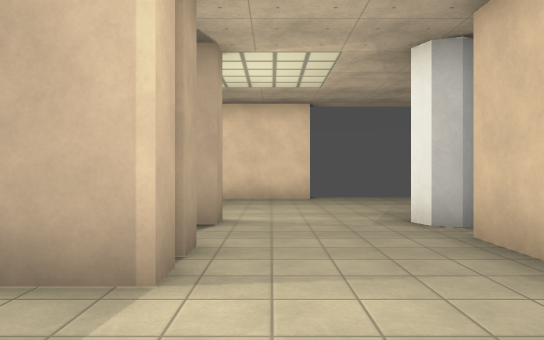
[1] (above)

19 first-person views from a walk through a Godot game level. The camera is 1.5 m above the floor, looks level and sees 70° across. The floor is counted in squares, 2 m on a side. Each view is taken from the middle of a square. On the plan, view 1 faces up. The plan holds only what a view shows up to about 12 squares ahead; the rest is blank. Flat picture figures and markers are not drawn. Some surface patterns are stand-ins.

[2]
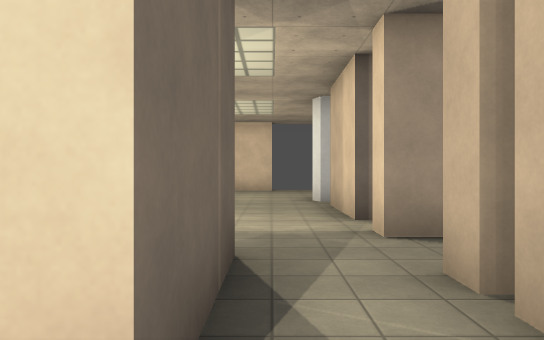

[3]
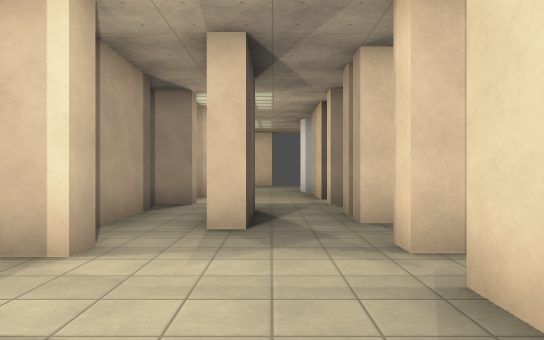

[4]
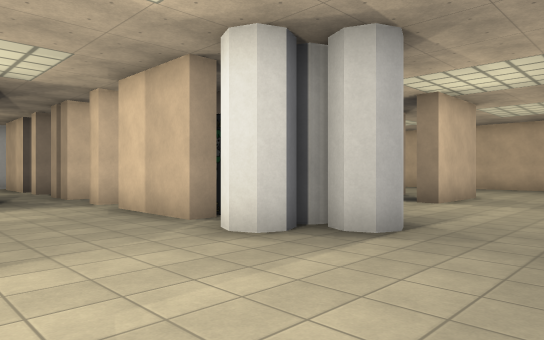

[5]
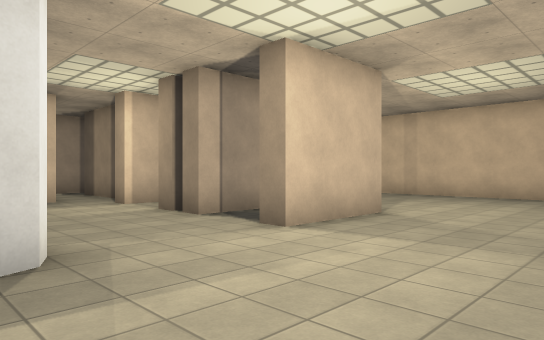

[6]
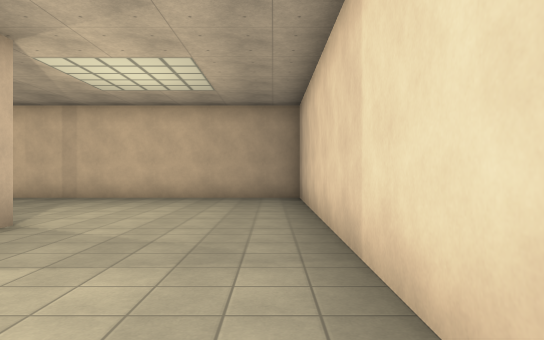

[7]
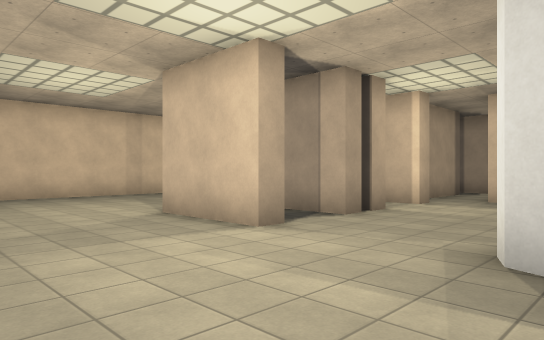

[8]
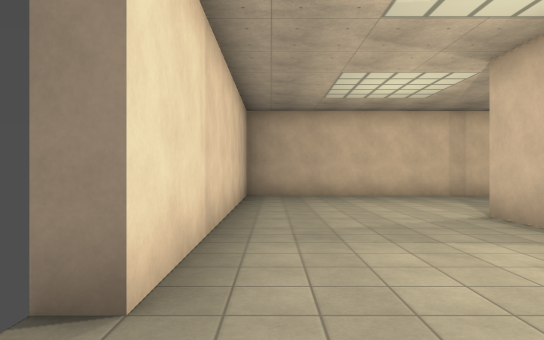

[9]
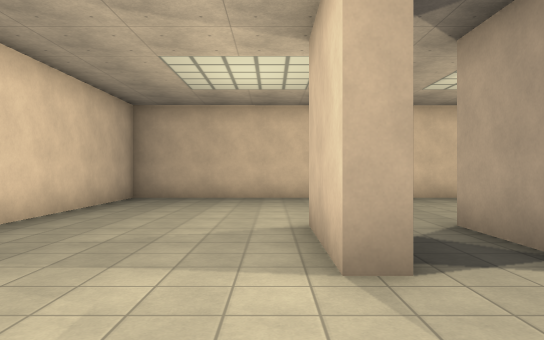

[10]
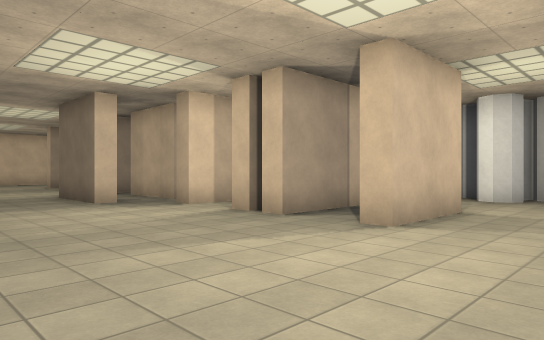

[11]
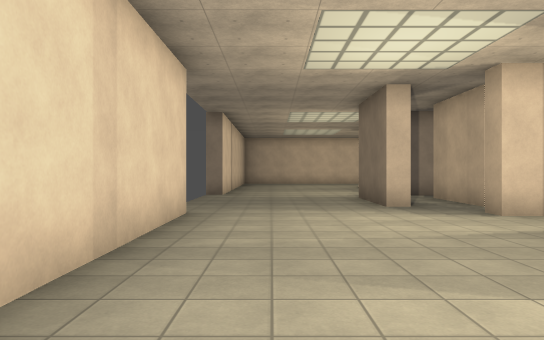

[12]
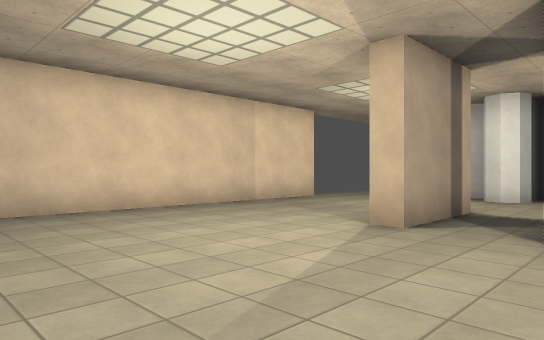

[13]
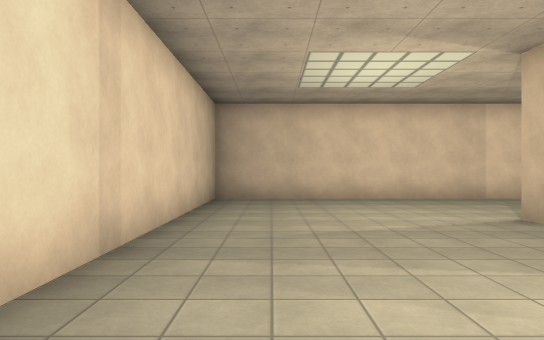

[14]
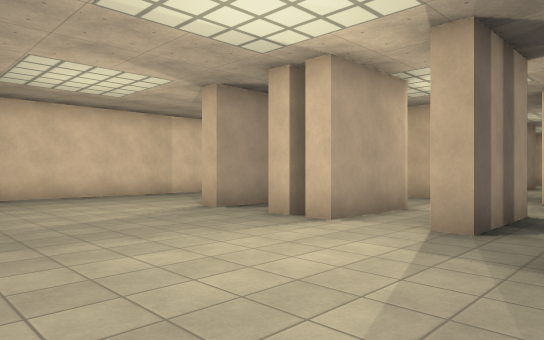

[15]
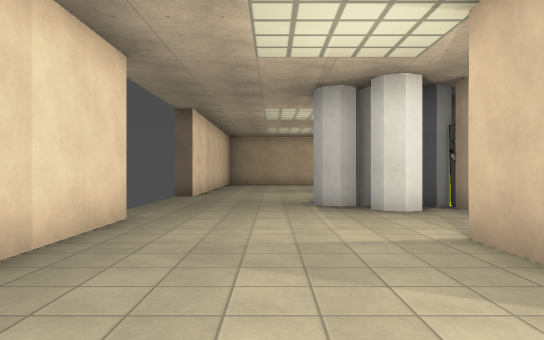

[16]
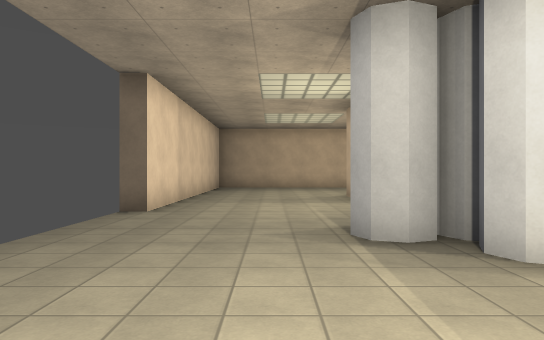

[17]
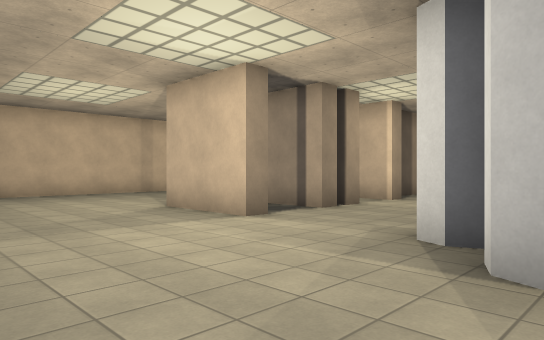

[18]
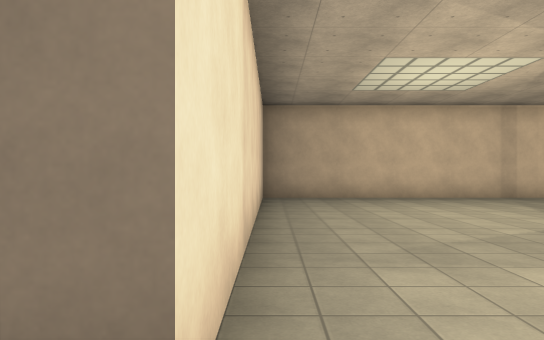

[19]
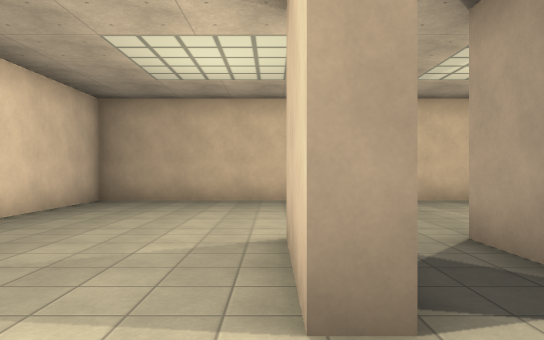

### Floor plan
Points are (right, up) in squares from view 1. A wall is a line through its corners. A room is listed if a view was taken in it or the views show most of it. See-through windows are left out.
Room 1 (view 1)
walls: (0.7, -0.6) (0.7, -3.1); (-0.7, 1) (-0.7, 0.5) (-3.2, 0.5); (3, 0.5) (2.3, 0.5) (2.3, 0.9); (2.3, -1.8) (2.3, -1.1); (2.3, 1.9) (2.3, 4.3); (-1.3, -0.5) (-1.3, -2.9); (2.3, -2.5) (2.3, -2); (-0.7, 3) (-0.7, 2.5)
ways out: opening at (-2.5, 0) to room 2; opening at (0, 2) to room 2; opening at (0.5, 3) to room 2; opening at (1.5, -2) to room 2; opening at (3.5, -0.5) to room 2
Room 2 (views 2, 3, 4, 5, 6, 7, 8, 9, 10, 11, 12, 13, 14, 15, 16, 17, 18, 19)
walls: (2.9, -2.5) (2.3, -2.5); (2.9, -4.7) (2.3, -4.7) (2.3, -4); (8.3, -2.9) (8.3, -0.6); (7.8, 0.5) (7.8, 1) (8.8, 1); (0.7, -3.1) (0.1, -3.1); (8.6, -4.7) (7.8, -4.7) (7.8, -4.1); (7.8, 2.4) (7.8, 3); (7.8, -6.8) (7.8, -6.1); (7.8, 3.2) (7.8, 3.8) (10.2, 3.8); (-0.7, -4.1) (-0.7, -4.7) (-3.2, -4.7) (-3.2, -4.1); (2.3, -7.6) (2.3, -5.5); (2.3, 4.3) (2.8, 4.3); (-0.7, -6.1) (-0.7, -6.8); (-0.7, 2.5) (-3.2, 2.5) (-3.2, 3); (10.2, -7.5) (7.8, -7.5) (7.8, -7); (-0.7, -7) (-0.7, -7.5) (-3.2, -7.5) (-3.2, -7); (7.8, 5.2) (7.8, 5.8) (10.2, 5.8); (-2.7, -3.1) (-2.7, -0.5); (-0.7, 3.9) (-0.7, 3.2); (-3.2, 0.5) (-3.2, 1); (-0.7, -8.9) (-0.7, -9.5) (-3.2, -9.5) (-3.2, -9); (10.2, -9.5) (7.8, -9.5) (7.8, -9); (-4.1, -3.1) (-4.7, -3.1) (-4.7, -0.5); (-2.8, 3.3) (-3.2, 3.3) (-3.2, 3.9); (-3.2, -6.8) (-3.2, -6.1); (-2, 5.8) (-0.7, 5.8) (-0.7, 5.3) (-3.2, 5.3) (-3.2, 5.9); (15.5, 1.1) (15.5, 10.2) (6, 10.2) (6, 10.8); (6, -13.7) (15.5, -13.7) (15.5, -6); (1, 10.2) (-8.5, 10.2) (-8.5, 0.8) (-9, 0.7); (-8.5, -4.2) (-8.5, -13.7) (1, -13.7) (1, -14.2)
ways out: opening at (-2.5, 0) to room 1; opening at (0, 2) to room 1; opening at (0.5, 3) to room 1; opening at (1.5, -2) to room 1; opening at (3.5, -0.5) to room 1; gap at (-9, 1); gap at (1, 11); gap at (6, 11); gap at (16, 1)
objects: pillar (2, -9); pillar (2, 6); pillar (3, -10); pillar (3, -9) to (4, -9); pillar (3, 5); pillar (3, 6); pillar (3, 7) to (4, 7); pillar (4, -8); other object (4, 4); pillar (5, 6)

Positions as (right, up) in squares from view 1, and headings:
1: (0, 0), facing up
2: (1, -4), facing up
3: (1, -8), facing up
4: (-1, -13), facing up-right
5: (4, -13), facing up-right
6: (5, -13), facing right
7: (3, -13), facing up-left
8: (3, -13), facing left
9: (2, -10), facing left
10: (-8, -12), facing up-right
11: (-7, -11), facing up
12: (-8, 3), facing up-right
13: (-7, 0), facing up
14: (-8, -1), facing up-right
15: (-5, 8), facing right
16: (-1, 8), facing right
17: (3, 10), facing down-right
18: (5, 10), facing right
19: (6, 6), facing right
